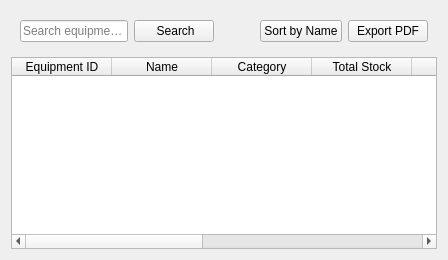
                <widget class="QWidget" name="equipmentListTab">
                 <attribute name="icon">
                  <iconset resource="resources.qrc">
                   <normaloff>:/icons/icons/list.png</normaloff>:/icons/icons/list.png</iconset>
                 </attribute>
                 <attribute name="title">
                  <string> List of Equipment</string>
                 </attribute>
                 <layout class="QVBoxLayout" name="equipmentListTabLayout">
                  <item>
                   <widget class="QFrame" name="equipmentSearchFrame">
                    <layout class="QHBoxLayout" name="equipmentSearchLayout">
                     <item>
                      <widget class="QLineEdit" name="equipmentSearchLineEdit">
                       <property name="placeholderText">
                        <string>Search equipment...</string>
                       </property>
                      </widget>
                     </item>
                     <item>
                      <widget class="QPushButton" name="equipmentSearchButton">
                       <property name="text">
                        <string> Search</string>
                       </property>
                       <property name="icon">
                        <iconset resource="resources.qrc">
                         <normaloff>:/icons/icons/search.png</normaloff>:/icons/icons/search.png</iconset>
                       </property>
                      </widget>
                     </item>
                     <item>
                      <spacer name="equipmentSearchSpacer">
                       <property name="orientation">
                        <enum>Qt::Orientation::Horizontal</enum>
                       </property>
                       <property name="sizeHint" stdset="0">
                        <size>
                         <width>40</width>
                         <height>20</height>
                        </size>
                       </property>
                      </spacer>
                     </item>
                     <item>
                      <widget class="QPushButton" name="equipmentSortButton">
                       <property name="text">
                        <string>Sort by Name</string>
                       </property>
                       <property name="icon">
                        <iconset resource="resources.qrc">
                         <normaloff>:/icons/icons/list.png</normaloff>:/icons/icons/list.png</iconset>
                       </property>
                      </widget>
                     </item>
                     <item>
                      <widget class="QPushButton" name="equipmentExportButton">
                       <property name="text">
                        <string>Export PDF</string>
                       </property>
                       <property name="icon">
                        <iconset resource="resources.qrc">
                         <normaloff>:/icons/icons/payment.png</normaloff>:/icons/icons/payment.png</iconset>
                       </property>
                      </widget>
                     </item>
                    </layout>
                   </widget>
                  </item>
                  <item>
                   <widget class="QTableWidget" name="equipmentTable">
                    <property name="alternatingRowColors">
                     <bool>true</bool>
                    </property>
                    <property name="selectionBehavior">
                     <enum>QAbstractItemView::SelectionBehavior::SelectRows</enum>
                    </property>
                    <column>
                     <property name="text">
                      <string>Equipment ID</string>
                     </property>
                    </column>
                    <column>
                     <property name="text">
                      <string>Name</string>
                     </property>
                    </column>
                    <column>
                     <property name="text">
                      <string>Category</string>
                     </property>
                    </column>
                    <column>
                     <property name="text">
                      <string>Total Stock</string>
                     </property>
                    </column>
                    <column>
                     <property name="text">
                      <string>Available</string>
                     </property>
                    </column>
                    <column>
                     <property name="text">
                      <string>In Use</string>
                     </property>
                    </column>
                    <column>
                     <property name="text">
                      <string>Under Maintenance</string>
                     </property>
                    </column>
                    <column>
                     <property name="text">
                      <string>Status</string>
                     </property>
                    </column>
                    <column>
                     <property name="text">
                      <string>Actions</string>
                     </property>
                    </column>
                   </widget>
                  </item>
                 </layout>
                </widget>
